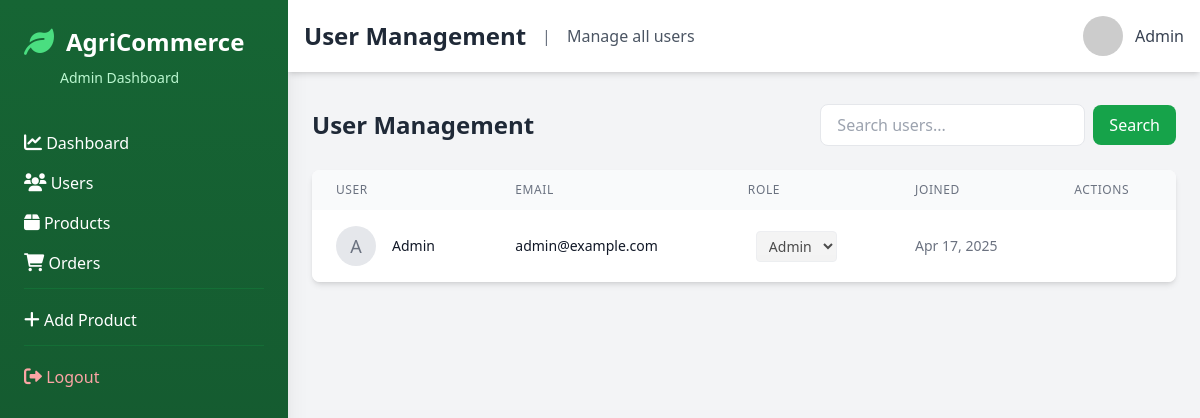
The page /admin/users.php (signed in) on the database its author committed.
### tables this page shows
CREATE TABLE IF NOT EXISTS users (
    id INT AUTO_INCREMENT PRIMARY KEY,
    name VARCHAR(100) NOT NULL,
    email VARCHAR(100) UNIQUE NOT NULL,
    password VARCHAR(255) NOT NULL,
    role ENUM('user', 'admin') DEFAULT 'user',
    created_at TIMESTAMP DEFAULT CURRENT_TIMESTAMP
);

### admin/users.php (the view, shortened to what this page needs)
<?php
require_once '../config/database.php';
$page = isset($_GET['page']) ? (int)$_GET['page'] : 1;
$per_page = 10;
$offset = ($page - 1) * $per_page;
$search = isset($_GET['search']) ? $_GET['search'] : '';
$where_clause = $search ? "WHERE name LIKE ? OR email LIKE ?" : "";
$count_sql = "SELECT COUNT(*) as total FROM users " . $where_clause;
if ($search) {
    $search_param = "%$search%";
    $stmt = $conn->prepare($count_sql);
    $stmt->bind_param("ss", $search_param, $search_param);
} else {
    $stmt = $conn->prepare($count_sql);
}
$stmt->execute();
$sql = "SELECT * FROM users " . $where_clause . " ORDER BY created_at DESC LIMIT ? OFFSET ?";
if ($search) {
    $stmt = $conn->prepare($sql);
    $stmt->bind_param("ssii", $search_param, $search_param, $per_page, $offset);
} else {
    $stmt = $conn->prepare($sql);
    $stmt->bind_param("ii", $per_page, $offset);
}
$stmt->execute();
$users = $stmt->get_result()->fetch_all(MYSQLI_ASSOC);
?>
<!DOCTYPE html>
<html lang="en">
<head>
    <script src="https://cdn.tailwindcss.com"></script>
    <link rel="stylesheet" href="https://cdnjs.cloudflare.com/ajax/libs/font-awesome/6.0.0/css/all.min.css">
</head>
<body class="bg-gray-100">
    <div class="flex h-screen">
        <div class="w-72 bg-gradient-to-b from-green-800 to-green-900 text-white p-6 shadow-xl">
            <div class="mb-10">
                <div class="flex items-center space-x-3 mb-2">
                    <i class="fas fa-leaf text-3xl text-green-400"></i>
                    <h1 class="text-2xl font-bold">AgriCommerce</h1>
                </div>
                <p class="text-green-200 text-sm ml-9">Admin Dashboard</p>
            </div>
            <nav class="flex flex-col space-y-3">
                <a href="dashboard.php" class="sidebar-link group">
                    <i class="fas fa-chart-line text-lg group-hover:scale-110 transition-transform"></i>
                    <span>Dashboard</span>
                </a>
                <a href="users.php" class="sidebar-link active group">
                    <i class="fas fa-users text-lg group-hover:scale-110 transition-transform"></i>
                    <span>Users</span>
                </a>
                <a href="products.php" class="sidebar-link group">
                    <i class="fas fa-box text-lg group-hover:scale-110 transition-transform"></i>
                    <span>Products</span>
                </a>
                <a href="orders.php" class="sidebar-link group">
                    <i class="fas fa-shopping-cart text-lg group-hover:scale-110 transition-transform"></i>
                    <span>Orders</span>
                </a>
                <div class="pt-4 mt-4 border-t border-green-700/50">
                    <a href="add_product.php" class="sidebar-link group">
                        <i class="fas fa-plus text-lg group-hover:scale-110 transition-transform"></i>
                        <span>Add Product</span>
                    </a>
                </div>
                <div class="pt-4 mt-4 border-t border-green-700/50">
                    <a href="../auth/logout.php" class="sidebar-link group text-red-300">
                        <i class="fas fa-sign-out-alt text-lg group-hover:scale-110 transition-transform"></i>
                        <span>Logout</span>
                    </a>
                </div>
            </nav>
        </div>
        <div class="flex-1 overflow-auto">
            <div class="bg-white shadow-md p-4 sticky top-0 z-10">
                <div class="flex justify-between items-center">
                    <div class="flex items-center space-x-4">
                        <h2 class="text-2xl font-bold text-gray-800">User Management</h2>
                        <span class="text-gray-500">|</span>
                        <span class="text-gray-600">Manage all users</span>
                    </div>
                    <div class="flex items-center space-x-6">
                        <div class="flex items-center space-x-3">
                            <img src="https://ui-avatars.com/api/?name=Admin&background=0D9488&color=fff"
                                 alt="Admin"
                                 class="w-10 h-10 rounded-full">
                            <span class="text-gray-700 font-medium">Admin</span>
                        </div>
                    </div>
                </div>
            </div>
            <div class="container mx-auto px-6 py-8">
                <div class="flex justify-between items-center mb-6">
                    <h1 class="text-2xl font-bold text-gray-800">User Management</h1>
                    <div class="flex space-x-4">
                        <form class="flex items-center">
                            <input type="text" name="search" placeholder="Search users..."
                                   value="<?php echo htmlspecialchars($search); ?>"
                                   class="px-4 py-2 border rounded-lg focus:outline-none focus:ring-2 focus:ring-green-500">
                            <button type="submit" class="ml-2 bg-green-600 text-white px-4 py-2 rounded-lg hover:bg-green-700">
                                Search
                            </button>
                        </form>
                    </div>
                </div>
                <div class="bg-white rounded-lg shadow-md overflow-hidden">
                    <table class="min-w-full">
                        <thead class="bg-gray-50">
                            <tr>
                                <th class="px-6 py-3 text-left text-xs font-medium text-gray-500 uppercase tracking-wider">User</th>
                                <th class="px-6 py-3 text-left text-xs font-medium text-gray-500 uppercase tracking-wider">Email</th>
                                <th class="px-6 py-3 text-left text-xs font-medium text-gray-500 uppercase tracking-wider">Role</th>
                                <th class="px-6 py-3 text-left text-xs font-medium text-gray-500 uppercase tracking-wider">Joined</th>
                                <th class="px-6 py-3 text-left text-xs font-medium text-gray-500 uppercase tracking-wider">Actions</th>
                            </tr>
                        </thead>
                        <tbody class="bg-white divide-y divide-gray-200">
                            <?php foreach ($users as $user): ?>
                            <tr>
                                <td class="px-6 py-4 whitespace-nowrap">
                                    <div class="flex items-center">
                                        <div class="flex-shrink-0 h-10 w-10">
                                            <div class="h-10 w-10 rounded-full bg-gray-200 flex items-center justify-center">
                                                <span class="text-gray-500 text-lg"><?php echo strtoupper(substr($user['name'], 0, 1)); ?></span>
                                            </div>
                                        </div>
                                        <div class="ml-4">
                                            <div class="text-sm font-medium text-gray-900"><?php echo htmlspecialchars($user['name']); ?></div>
                                        </div>
                                    </div>
                                </td>
                                <td class="px-6 py-4 whitespace-nowrap">
                                    <div class="text-sm text-gray-900"><?php echo htmlspecialchars($user['email']); ?></div>
                                </td>
                                <td class="px-6 py-4 whitespace-nowrap">
                                    <form method="POST" class="flex items-center space-x-2">
                                        <select name="new_role" onchange="this.form.submit()"
                                                class="text-sm border rounded px-2 py-1 focus:outline-none focus:ring-2 focus:ring-green-500"
                                                <?php echo $user['role'] === 'admin' ? 'disabled' : ''; ?>>
                                            <option value="admin" <?php echo $user['role'] === 'admin' ? 'selected' : ''; ?>>Admin</option>
                                        </select>
                                    </form>
                                </td>
                                <td class="px-6 py-4 whitespace-nowrap text-sm text-gray-500">
                                    <?php echo date('M d, Y', strtotime($user['created_at'])); ?>
                                </td>
                                <td class="px-6 py-4 whitespace-nowrap text-sm font-medium">
                                </td>
                            </tr>
                            <?php endforeach; ?>
                        </tbody>
                    </table>
                </div>
            </div>
        </div>
    </div>
</body>
</html>

### rows shown on the page
users: name "A", name "Admin", email "admin@example.com", new_role "Admin", created_at "Apr 17, 2025"
